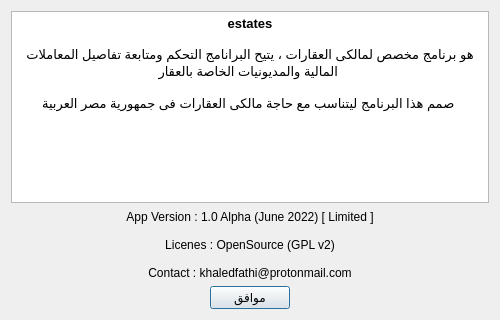
<?xml version="1.0" encoding="UTF-8"?>
<ui version="4.0">
 <class>about</class>
 <widget class="QDialog" name="about">
  <property name="geometry">
   <rect>
    <x>0</x>
    <y>0</y>
    <width>500</width>
    <height>320</height>
   </rect>
  </property>
  <property name="minimumSize">
   <size>
    <width>500</width>
    <height>320</height>
   </size>
  </property>
  <property name="maximumSize">
   <size>
    <width>500</width>
    <height>320</height>
   </size>
  </property>
  <property name="windowTitle">
   <string>Dialog</string>
  </property>
  <property name="layoutDirection">
   <enum>Qt::RightToLeft</enum>
  </property>
  <layout class="QGridLayout" name="gridLayout">
   <item row="2" column="1">
    <widget class="QPushButton" name="pushButton">
     <property name="text">
      <string>موافق</string>
     </property>
    </widget>
   </item>
   <item row="2" column="2">
    <spacer name="horizontalSpacer">
     <property name="orientation">
      <enum>Qt::Horizontal</enum>
     </property>
     <property name="sizeHint" stdset="0">
      <size>
       <width>40</width>
       <height>20</height>
      </size>
     </property>
    </spacer>
   </item>
   <item row="2" column="0">
    <spacer name="horizontalSpacer_2">
     <property name="orientation">
      <enum>Qt::Horizontal</enum>
     </property>
     <property name="sizeHint" stdset="0">
      <size>
       <width>40</width>
       <height>20</height>
      </size>
     </property>
    </spacer>
   </item>
   <item row="1" column="0" colspan="3">
    <widget class="QLabel" name="label">
     <property name="lineWidth">
      <number>0</number>
     </property>
     <property name="midLineWidth">
      <number>0</number>
     </property>
     <property name="text">
      <string>App Version : 1.0 Alpha (June 2022) [ Limited ] 

Licenes : OpenSource (GPL v2)

Contact : khaledfathi@protonmail.com</string>
     </property>
     <property name="textFormat">
      <enum>Qt::AutoText</enum>
     </property>
     <property name="scaledContents">
      <bool>false</bool>
     </property>
     <property name="alignment">
      <set>Qt::AlignCenter</set>
     </property>
     <property name="wordWrap">
      <bool>false</bool>
     </property>
     <property name="indent">
      <number>-1</number>
     </property>
     <property name="openExternalLinks">
      <bool>false</bool>
     </property>
    </widget>
   </item>
   <item row="0" column="0" colspan="3">
    <widget class="QTextBrowser" name="textBrowser">
     <property name="sizePolicy">
      <sizepolicy hsizetype="Expanding" vsizetype="Maximum">
       <horstretch>0</horstretch>
       <verstretch>0</verstretch>
      </sizepolicy>
     </property>
     <property name="html">
      <string>&lt;!DOCTYPE HTML PUBLIC &quot;-//W3C//DTD HTML 4.0//EN&quot; &quot;http://www.w3.org/TR/REC-html40/strict.dtd&quot;&gt;
&lt;html&gt;&lt;head&gt;&lt;meta name=&quot;qrichtext&quot; content=&quot;1&quot; /&gt;&lt;meta charset=&quot;utf-8&quot; /&gt;&lt;style type=&quot;text/css&quot;&gt;
p, li { white-space: pre-wrap; }
&lt;/style&gt;&lt;/head&gt;&lt;body style=&quot; font-family:'Sans Serif'; font-size:9pt; font-weight:400; font-style:normal;&quot;&gt;
&lt;p align=&quot;center&quot; style=&quot; margin-top:0px; margin-bottom:0px; margin-left:0px; margin-right:0px; -qt-block-indent:0; text-indent:0px;&quot;&gt;&lt;span style=&quot; font-size:10pt; font-weight:700;&quot;&gt;estates&lt;/span&gt;&lt;/p&gt;
&lt;p align=&quot;center&quot; style=&quot;-qt-paragraph-type:empty; margin-top:0px; margin-bottom:0px; margin-left:0px; margin-right:0px; -qt-block-indent:0; text-indent:0px; font-size:10pt; font-weight:700;&quot;&gt;&lt;br /&gt;&lt;/p&gt;
&lt;p align=&quot;center&quot; style=&quot; margin-top:0px; margin-bottom:0px; margin-left:0px; margin-right:0px; -qt-block-indent:0; text-indent:0px;&quot;&gt;&lt;span style=&quot; font-size:10pt;&quot;&gt;هو برنامج مخصص لمالكى العقارات ، يتيح البرانامج التحكم ومتابعة تفاصيل المعاملات المالية والمديونيات الخاصة بالعقار &lt;/span&gt;&lt;/p&gt;
&lt;p align=&quot;center&quot; style=&quot;-qt-paragraph-type:empty; margin-top:0px; margin-bottom:0px; margin-left:0px; margin-right:0px; -qt-block-indent:0; text-indent:0px; font-size:10pt;&quot;&gt;&lt;br /&gt;&lt;/p&gt;
&lt;p align=&quot;center&quot; style=&quot; margin-top:0px; margin-bottom:0px; margin-left:0px; margin-right:0px; -qt-block-indent:0; text-indent:0px;&quot;&gt;&lt;span style=&quot; font-size:10pt;&quot;&gt;صمم هذا البرنامج ليتناسب مع حاجة مالكى العقارات فى جمهورية مصر العربية &lt;/span&gt;&lt;/p&gt;
&lt;p align=&quot;center&quot; style=&quot;-qt-paragraph-type:empty; margin-top:0px; margin-bottom:0px; margin-left:0px; margin-right:0px; -qt-block-indent:0; text-indent:0px; font-size:10pt;&quot;&gt;&lt;br /&gt;&lt;/p&gt;
&lt;p align=&quot;center&quot; style=&quot;-qt-paragraph-type:empty; margin-top:0px; margin-bottom:0px; margin-left:0px; margin-right:0px; -qt-block-indent:0; text-indent:0px; font-size:10pt;&quot;&gt;&lt;br /&gt;&lt;/p&gt;&lt;/body&gt;&lt;/html&gt;</string>
     </property>
    </widget>
   </item>
  </layout>
 </widget>
 <resources/>
 <connections/>
</ui>
